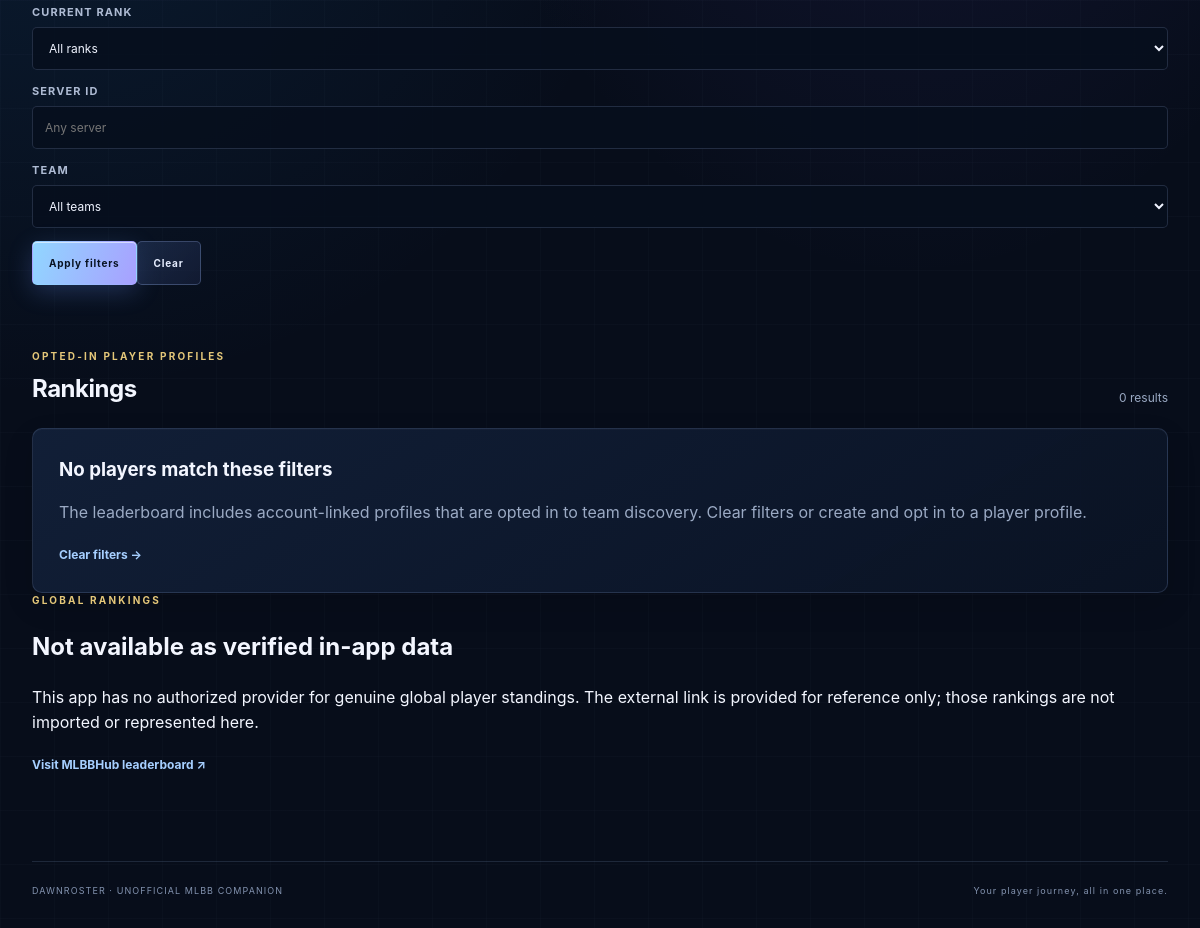
The page /leaderboard/ (signed in, lower part) on the database as committed earlier.
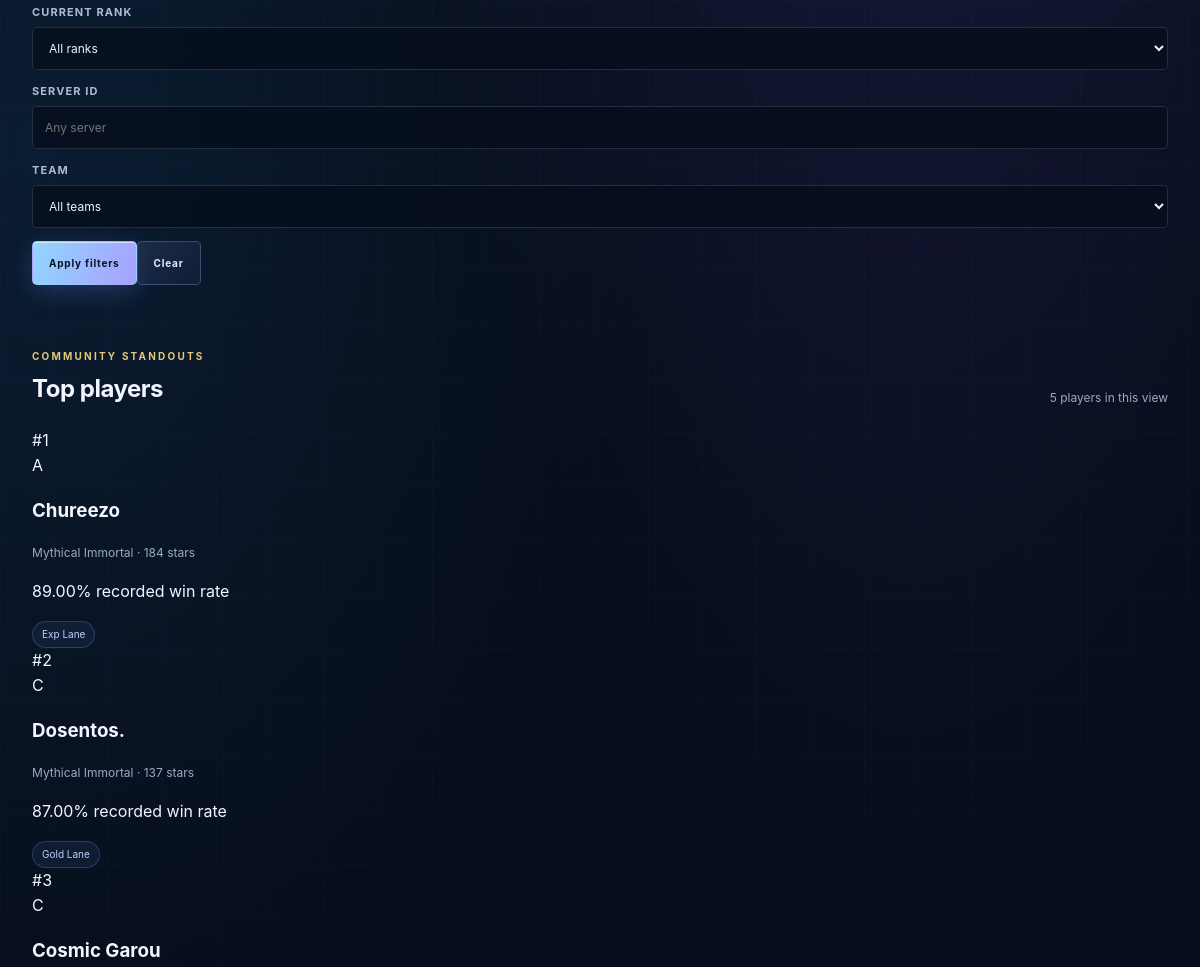
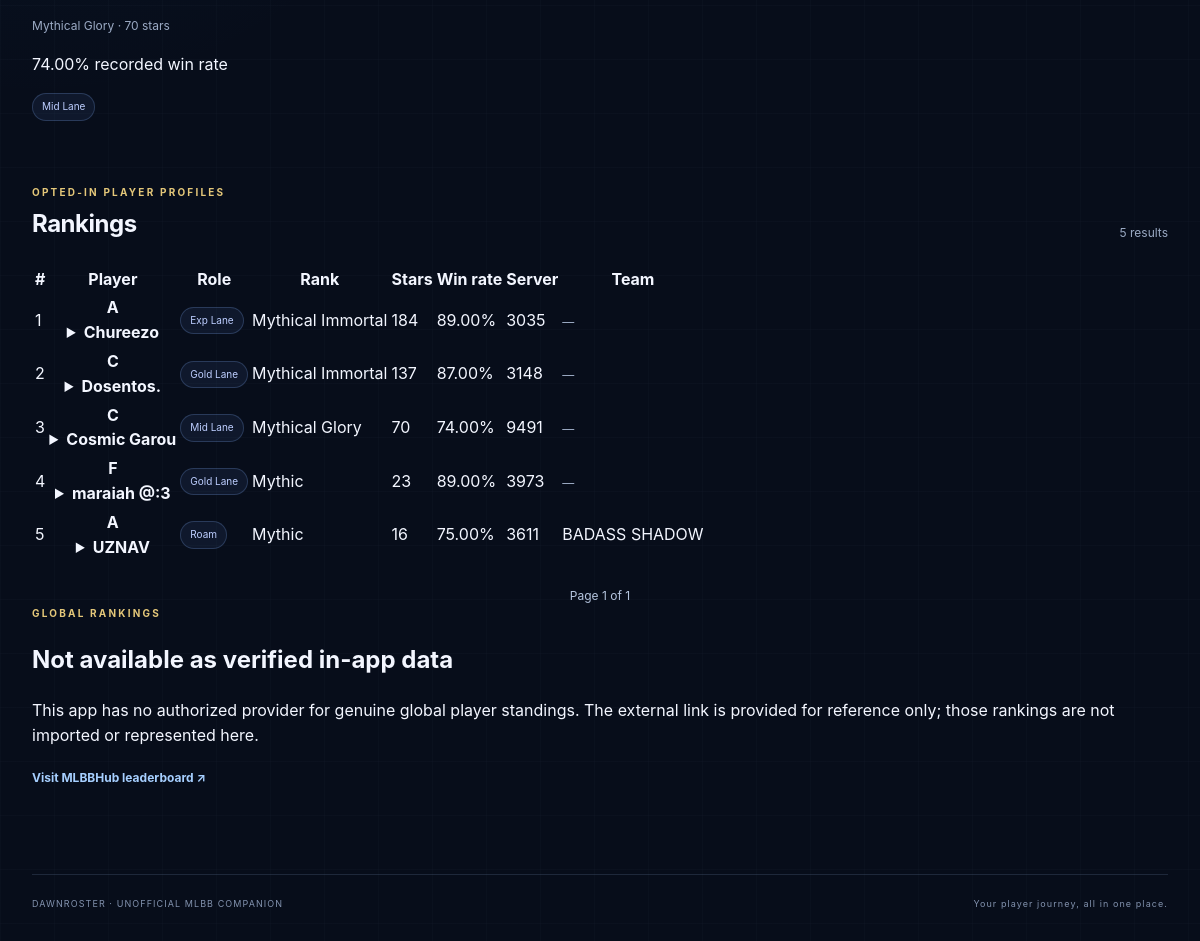
The same page on the database as committed later (2 pictures, top to bottom).
### myapp/models.py (models this page shows, shortened)
class Player(models.Model):
    owner = models.OneToOneField(
        settings.AUTH_USER_MODEL,
        related_name='player_profile',
        on_delete=models.CASCADE,
        null=True,
        blank=True,
    )
    player_id = models.BigIntegerField()
    server = models.IntegerField()
    ign = models.CharField(max_length=100)
    main_role = models.CharField(max_length=20)
    highest_rank = models.CharField(max_length=50)
    highest_stars = models.PositiveIntegerField(default=0)
    current_rank = models.CharField(max_length=50)
    current_stars = models.PositiveIntegerField(default=0)
    win_rate = models.DecimalField(max_digits=5, decimal_places=2)
    biography = models.TextField(blank=True, max_length=600)
    preferred_play_style = models.CharField(max_length=80, blank=True)
    available_for_team = models.BooleanField(default=True)
    main_heroes = models.ManyToManyField(
        'Hero',
        through='PlayerHero',
        related_name='players',
        blank=True,
    )
    updated_at = models.DateTimeField(auto_now=True)
    class Meta:
        ordering = ('ign',)
        constraints = [
            models.UniqueConstraint(
                fields=('player_id', 'server'),
                name='unique_player_id_per_server',
            ),
        ]

class PlayerHero(models.Model):
    player = models.ForeignKey(Player, related_name='hero_selections', on_delete=models.CASCADE)
    hero = models.ForeignKey(Hero, related_name='player_selections', on_delete=models.PROTECT)
    position = models.PositiveSmallIntegerField()
    class Meta:
        ordering = ('position',)
        constraints = [
            models.UniqueConstraint(fields=('player', 'hero'), name='unique_hero_per_player'),
            models.UniqueConstraint(fields=('player', 'position'), name='unique_hero_position_per_player'),
            models.CheckConstraint(condition=models.Q(position__gte=1, position__lte=5), name='hero_position_between_1_and_5'),
        ]

class Hero(models.Model):
    name = models.CharField(max_length=80, unique=True)
    role = models.CharField(max_length=20, blank=True)
    portrait = models.CharField(
        max_length=255,
        blank=True,
        help_text='Optional local static asset path; leave blank to use initials.',
    )
    portrait_url = models.URLField(
        blank=True,
        help_text='Optional Mobile Legends hero portrait URL; leave blank to use the local fallback.',
    )
    is_active = models.BooleanField(default=True)
    class Meta:
        ordering = ('name',)

### myapp/views.py (the view)
# urls.py: path('leaderboard/', views.player_leaderboard, name='player-leaderboard'),
@login_required
def player_leaderboard(request):
    players = (
        Player.objects.filter(owner__isnull=False, available_for_team=True)
        .select_related('owner')
        .prefetch_related(
            'hero_selections__hero',
            'team_roster_entries__team',
            'owner__team_memberships__team',
        )
    )
    query = request.GET.get('q', '').strip()
    role = request.GET.get('role', '').strip()
    rank = request.GET.get('rank', '').strip()
    server = request.GET.get('server', '').strip()
    team_id = request.GET.get('team', '').strip()
    sort = request.GET.get('sort', 'rank')
    if sort not in {'rank', 'win_rate'}:
        sort = 'rank'
    if query:
        players = players.filter(ign__icontains=query)
    if role in dict(ROLES):
        players = players.filter(main_role=role)
    else:
        role = ''
    if rank in RANK_VALUES:
        players = players.filter(current_rank=rank)
    else:
        rank = ''
    if server.isdecimal():
        players = players.filter(server=int(server))
    else:
        server = ''
    if team_id.isdecimal():
        players = players.filter(
            Q(team_roster_entries__team_id=int(team_id))
            | Q(
                owner__team_memberships__team_id=int(team_id),
                owner__team_memberships__status=TeamMembership.Status.ACTIVE,
            )
        ).distinct()
    else:
        team_id = ''
    rank_order = _rank_order_expression()
    if sort == 'win_rate':
        players = players.order_by('-win_rate', rank_order.desc(), '-current_stars', 'ign')
    else:
        players = players.order_by(rank_order.desc(), '-current_stars', '-win_rate', 'ign')
    page = Paginator(players, 25).get_page(request.GET.get('page'))
    page.object_list = list(page.object_list)
    podium = list(players[:3])
    visible_players = {player.pk: player for player in (*podium, *page.object_list)}
    for player in visible_players.values():
        team_names = {
            entry.team.name for entry in player.team_roster_entries.all()
        }
        team_names.update(
            membership.team.name
            for membership in player.owner.team_memberships.all()
            if membership.status == TeamMembership.Status.ACTIVE
        )
        player.leaderboard_teams = sorted(team_names)
    start_position = (page.number - 1) * page.paginator.per_page
    for position, player in enumerate(page.object_list, start=start_position + 1):
        player.leaderboard_position = position
    return render(request, 'community/player_leaderboard.html', {
        'page': page,
        'podium': podium,
        'query': query,
        'role': role,
        'rank': rank,
        'server': server,
        'team_id': team_id,
        'sort': sort,
        'roles': ROLES,
        'ranks': RANK_VALUES,
        'teams': Team.objects.filter(
            Q(roster_entries__player__owner__isnull=False, roster_entries__player__available_for_team=True)
            | Q(
                memberships__user__player_profile__available_for_team=True,
                memberships__status=TeamMembership.Status.ACTIVE,
            )
        ).distinct().order_by('name'),
        'total_players': page.paginator.count,
    })

### myapp/views.py (called while the page is built)
def _rank_order_expression():
    return Case(
        *[
            When(current_rank=value, then=Value(index))
            for index, value in enumerate(RANK_VALUES)
        ],
        default=Value(-1),
        output_field=IntegerField(),
    )

### templates/community/player_leaderboard.html (shortened to what the changed rows need)
{% extends 'community/base.html' %}
{% load static %}
{% block content %}
{% if podium %}
<section class="content-section podium-section" aria-label="Top three players">
    <div class="section-title"><div><p class="eyebrow">COMMUNITY STANDOUTS</p><h2>Top players</h2></div><span class="muted">{{ total_players }} player{{ total_players|pluralize }} in this view</span></div>
    <div class="podium-grid">
        {% for player in podium %}
        <article class="podium-card podium-place-{{ forloop.counter }}">
            <span class="podium-medal" aria-label="Place {{ forloop.counter }}">#{{ forloop.counter }}</span>
            {% with selection=player.hero_selections.all|first %}
                {% if selection %}<div class="podium-hero-art">
                    {% if selection.hero.portrait_url %}<span hidden aria-hidden="true">{{ selection.hero.name|slice:":1" }}</span>
                    {% elif selection.hero.portrait %}<img data-hero-image src="{% static selection.hero.portrait %}" alt="{{ selection.hero.name }} portrait" loading="lazy" decoding="async"><span hidden aria-hidden="true">{{ selection.hero.name|slice:":1" }}</span>
                    {% else %}<span aria-hidden="true">{{ selection.hero.name|slice:":1" }}</span>{% endif %}
                </div>{% endif %}
            {% endwith %}
            <h3>{{ player.ign }}</h3>
            <p class="muted">{{ player.current_rank }} · {{ player.current_stars }} stars</p>
            <p>{{ player.win_rate }}% recorded win rate</p>
            <span class="role-chip">{{ player.main_role }}</span>
        </article>
        {% endfor %}
    </div>
</section>
{% endif %}
<section class="content-section leaderboard-table-section">
    <div class="section-title"><div><p class="eyebrow">OPTED-IN PLAYER PROFILES</p><h2>Rankings</h2></div><span class="muted">{{ total_players }} result{{ total_players|pluralize }}</span></div>
    {% if page.object_list %}
    <div class="leaderboard-table-wrap">
        <table class="leaderboard-table">
            <thead><tr><th scope="col">#</th><th scope="col">Player</th><th scope="col">Role</th><th scope="col">Rank</th><th scope="col">Stars</th><th scope="col">Win rate</th><th scope="col">Server</th><th scope="col">Team</th></tr></thead>
            <tbody>
            {% for player in page.object_list %}
                <tr>
                    <td class="leaderboard-position">{{ player.leaderboard_position }}</td>
                    <th scope="row"><div class="leaderboard-player-name">{% with selection=player.hero_selections.all|first %}{% if selection %}
                        <span class="leaderboard-hero-art">
                            {% if selection.hero.portrait_url %}<span hidden aria-hidden="true">{{ selection.hero.name|slice:":1" }}</span>
                            {% elif selection.hero.portrait %}<img data-hero-image src="{% static selection.hero.portrait %}" alt="{{ selection.hero.name }} hero portrait" loading="lazy" decoding="async"><span hidden aria-hidden="true">{{ selection.hero.name|slice:":1" }}</span>
                            {% else %}<span aria-hidden="true">{{ selection.hero.name|slice:":1" }}</span>{% endif %}
                        </span>{% endif %}{% endwith %}
                        <details class="player-detail-disclosure"><summary>{{ player.ign }}</summary></details></div></th>
                    <td><span class="role-chip">{{ player.main_role }}</span></td>
                    <td>{{ player.current_rank }}</td>
                    <td>{{ player.current_stars }}</td>
                    <td>{{ player.win_rate }}%</td>
                    <td>{{ player.server }}</td>
                    <td>{% if player.leaderboard_teams %}{{ player.leaderboard_teams|join:", " }}{% else %}<span class="muted">—</span>{% endif %}</td>
                </tr>
            {% endfor %}
            </tbody>
        </table>
    </div>
    <nav class="pagination" aria-label="Leaderboard pages">
        <span>Page {{ page.number }} of {{ page.paginator.num_pages }}</span>
    </nav>
    {% else %}
    <div class="empty-state"><h3>No players match these filters</h3><p>The leaderboard includes account-linked profiles that are opted in to team discovery. Clear filters or create and opt in to a player profile.</p><a class="text-link" href="{% url 'player-leaderboard' %}">Clear filters →</a></div>
    {% endif %}
</section>
<section class="global-ranking-note">
    <h2>Not available as verified in-app data</h2>
</section>
{% endblock %}

Rows that differ between the two databases and show on the page:
added Player: hero_selections.hero.name "A", ign "Chureezo", current_rank "Mythical Immortal", current_stars "184", win_rate "89.00", main_role "Exp Lane", leaderboard_position "1", server "3035"
added Player: hero_selections.hero.name "C", ign "Dosentos.", current_rank "Mythical Immortal", current_stars "137", win_rate "87.00", main_role "Gold Lane", leaderboard_position "2", server "3148"
added Player: hero_selections.hero.name "C", ign "Cosmic Garou", current_rank "Mythical Glory", current_stars "70", win_rate "74.00", main_role "Mid Lane", leaderboard_position "3", server "9491"
added Player: leaderboard_position "4", hero_selections.hero.name "F", ign "maraiah @:3", main_role "Gold Lane", current_rank "Mythic", current_stars "23", win_rate "89.00", server "3973", shown under "Rankings"
added Player: leaderboard_position "5", hero_selections.hero.name "A", ign "UZNAV", main_role "Roam", current_rank "Mythic", current_stars "16", win_rate "75.00", server "3611", leaderboard_teams "BADASS SHADOW", shown under "Rankings"
Other text that changed with them:
{{ total_players }}: (not shown) → "5"
{{ total_players }}: "0" → "5"
{{ page.number }}: (not shown) → "1"
{{ page.paginator.num_pages }}: (not shown) → "1"
text no longer shown: "No players match these filters The leaderboard includes account-linked profiles that are opted in to team discovery. Clear filters or create and opt in to a player profile. Clear filters →"
text now shown: "COMMUNITY STANDOUTS Top players player in this view # Player Role Rank Stars Win rate Server Team Page of"
